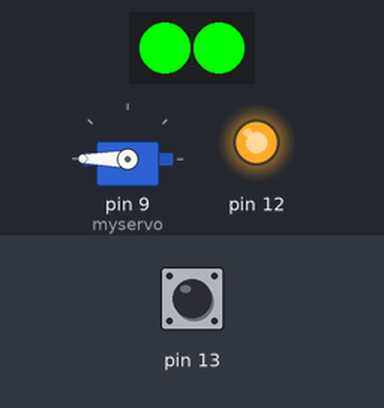
Recording of a sketch running on a simulated Arduino Uno, built with avr-gcc and run on an emulated ATmega328P. Parts: 2 RGB LEDs in strip order, left to right, servo, output pins drawn as LEDs (lit = HIGH). The test bench sets the inputs (shaded band); at power-on: pin 13 HIGH. What the sketch prints to the serial monitor is not drawn.

Above: at 1.2 s.
1.3 s: pin 13 pulled LOW for 0.15 s
At 1.38 s:
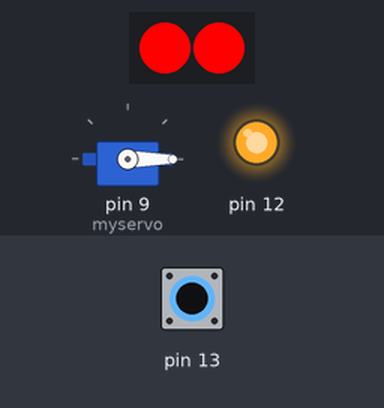
2.9 s: pin 13 pulled LOW for 3.2 s
At 6.7 s:
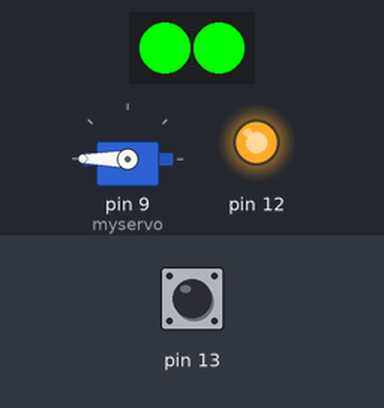
Timing chart, 0 to 8.2 s (numbered marks = the images above; inputs shaded):
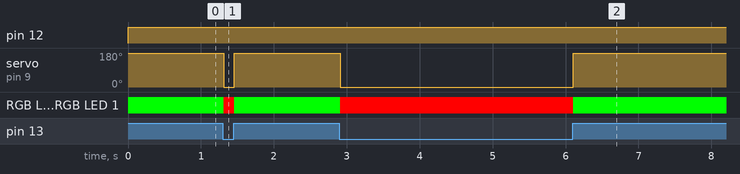

Measured:
- after the input at 1.3 s, servo on pin 9 (myservo): 180° → 0° at once, → 180° 0.14 s later; RGB LED 0, RGB LED 1: RGB(0, 255, 0) → RGB(255, 0, 0) at once, → RGB(0, 255, 0) 0.14 s later
- after the input at 2.9 s, servo on pin 9 (myservo): 180° → 0° at once, → 180° 3.2 s later; RGB LED 0, RGB LED 1: RGB(0, 255, 0) → RGB(255, 0, 0) at once, → RGB(0, 255, 0) 3.2 s later

The sketch:

NeoPixel_algo.ino
```cpp
#include <Adafruit_NeoPixel.h>
#include <Servo.h>
#define LED_PIN    6
#define NUMPIXELS 2
#include <Servo.h>
int read_value;
Adafruit_NeoPixel pixels(NUMPIXELS, LED_PIN, NEO_GRB + NEO_KHZ800);
Servo myservo;
void setup() {
   pixels.begin();
   pixels.show();
   pinMode(13, INPUT);
   digitalWrite(13,HIGH);
   pinMode(12, OUTPUT);
   myservo.attach(9);
   Serial.begin(9600);
}

void loop() {
   digitalWrite(12,HIGH);

    uint32_t yellow = pixels.Color(255, 252, 0, 255);
    uint32_t green = pixels.Color(0, 255, 0, 255);
    uint32_t red = pixels.Color(255, 0, 0, 255);


    read_value = digitalRead(13);
    Serial.println(read_value);
    Serial.println(myservo.read());
    if(read_value == LOW)
    {
    pixels.clear();
    pixels.fill(red, 0, 2); //fill the strip (color, start, count)
    pixels.show();
    myservo.write(0);
    }
    else
    {
    pixels.clear();
    pixels.fill(green, 0, 2); //fill the strip (color, start, count)
    pixels.show();
    myservo.write(180);
    }

   }
```
